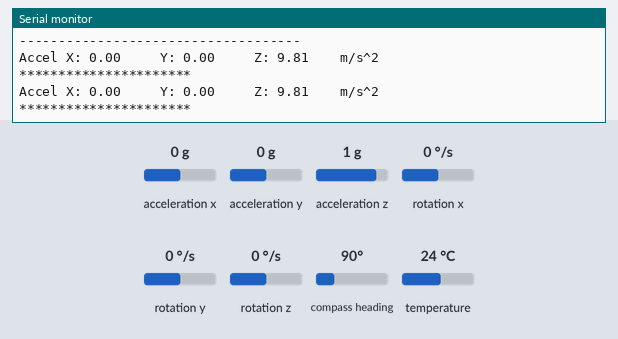
Bench run of a sketch on a simulated Arduino Uno, built for the host (arithmetic inside an expression is 32-bit, double 64-bit). Shown: the last lines printed to the serial monitor. The inputs (shaded band) are chosen by the test bench; at power-on: acceleration x 0 g, acceleration y 0 g, acceleration z 1 g, rotation x 0 °/s, rotation y 0 °/s, rotation z 0 °/s, compass heading 90°, temperature 24 °C.

Above: at 2.5 s.
2.6 s: acceleration x set to -1.4 g
At 3.9 s:
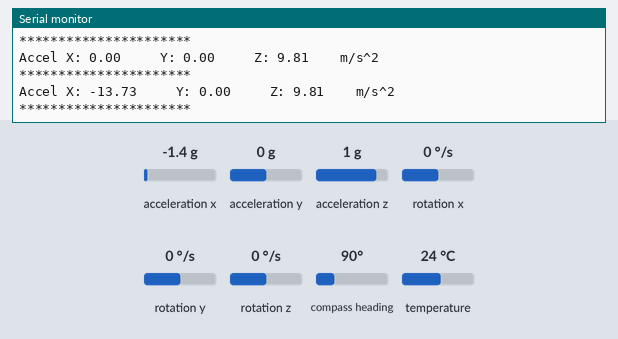
4.1 s: acceleration y set to -1.4 g
At 5.1 s:
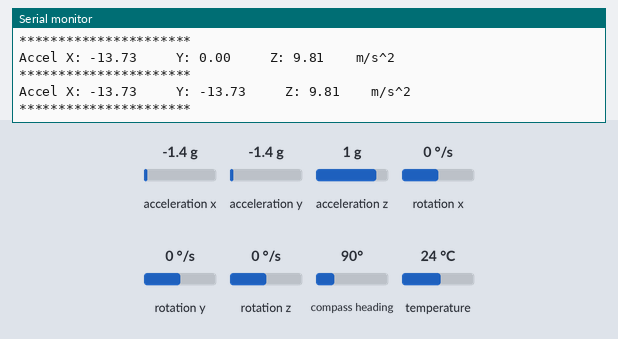
5.6 s: acceleration z set to -1.4 g
At 7.2 s:
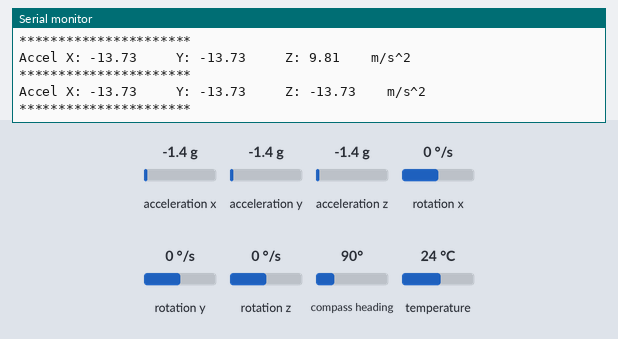
Timing chart, 0 to 8.7 s (numbered marks = the images above; inputs shaded):
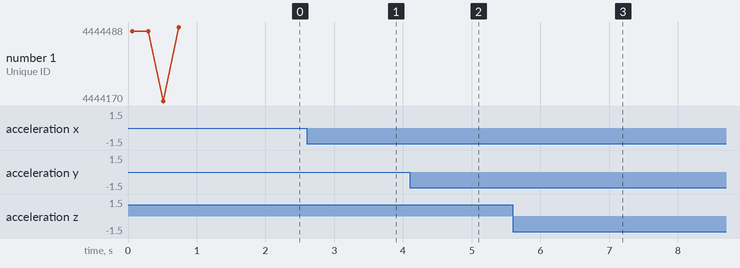

The sketch:

sensorapi.ino
```cpp
#include <SPI.h>
#include <Wire.h>
#include <Adafruit_Sensor.h>
#include <Adafruit_LSM9DS0.h>

/* This driver uses the Adafruit unified sensor library (Adafruit_Sensor),
   which provides a common 'type' for sensor data and some helper functions.

   To use this driver you will also need to download the Adafruit_Sensor
   library and include it in your libraries folder.

   You should also assign a unique ID to this sensor for use with
   the Adafruit Sensor API so that you can identify this particular
   sensor in any data logs, etc.  To assign a unique ID, simply
   provide an appropriate value in the constructor below (12345
   is used by default in this example).

   Connections (For default I2C)
   ===========
   Connect SCL to analog 5
   Connect SDA to analog 4
   Connect VDD to 5V DC
   Connect GROUND to common ground

   History
   =======
   2014/JULY/25  - First version (KTOWN)
*/

/* Assign a unique base ID for this sensor */
Adafruit_LSM9DS0 lsm = Adafruit_LSM9DS0(1000);  // Use I2C, ID #1000


/* Or, use Hardware SPI:
  SCK -> SPI CLK
  SDA -> SPI MOSI
  G_SDO + XM_SDO -> tied together to SPI MISO
  then select any two pins for the two CS lines:
*/

#define LSM9DS0_XM_CS 10
#define LSM9DS0_GYRO_CS 9
//Adafruit_LSM9DS0 lsm = Adafruit_LSM9DS0(LSM9DS0_XM_CS, LSM9DS0_GYRO_CS, 1000);

/* Or, use Software SPI:
  G_SDO + XM_SDO -> tied together to the MISO pin!
  then select any pins for the SPI lines, and the two CS pins above
*/

#define LSM9DS0_SCLK 13
#define LSM9DS0_MISO 12
#define LSM9DS0_MOSI 11

//Adafruit_LSM9DS0 lsm = Adafruit_LSM9DS0(LSM9DS0_SCLK, LSM9DS0_MISO, LSM9DS0_MOSI, LSM9DS0_XM_CS, LSM9DS0_GYRO_CS, 1000);


/**************************************************************************/
/*
    Displays some basic information on this sensor from the unified
    sensor API sensor_t type (see Adafruit_Sensor for more information)
*/
/**************************************************************************/
void displaySensorDetails(void)
{
  sensor_t accel, mag, gyro, temp;

  lsm.getSensor(&accel, &mag, &gyro, &temp);

  Serial.println(F("------------------------------------"));
  Serial.print  (F("Sensor:       ")); Serial.println(accel.name);
  Serial.print  (F("Driver Ver:   ")); Serial.println(accel.version);
  Serial.print  (F("Unique ID:    ")); Serial.println(accel.sensor_id);
  Serial.print  (F("Max Value:    ")); Serial.print(accel.max_value); Serial.println(F(" m/s^2"));
  Serial.print  (F("Min Value:    ")); Serial.print(accel.min_value); Serial.println(F(" m/s^2"));
  Serial.print  (F("Resolution:   ")); Serial.print(accel.resolution); Serial.println(F(" m/s^2"));
  Serial.println(F("------------------------------------"));
  Serial.println(F(""));

  Serial.println(F("------------------------------------"));
  Serial.print  (F("Sensor:       ")); Serial.println(mag.name);
  Serial.print  (F("Driver Ver:   ")); Serial.println(mag.version);
  Serial.print  (F("Unique ID:    ")); Serial.println(mag.sensor_id);
  Serial.print  (F("Max Value:    ")); Serial.print(mag.max_value); Serial.println(F(" uT"));
  Serial.print  (F("Min Value:    ")); Serial.print(mag.min_value); Serial.println(F(" uT"));
  Serial.print  (F("Resolution:   ")); Serial.print(mag.resolution); Serial.println(F(" uT"));
  Serial.println(F("------------------------------------"));
  Serial.println(F(""));

  Serial.println(F("------------------------------------"));
  Serial.print  (F("Sensor:       ")); Serial.println(gyro.name);
  Serial.print  (F("Driver Ver:   ")); Serial.println(gyro.version);
  Serial.print  (F("Unique ID:    ")); Serial.println(gyro.sensor_id);
  Serial.print  (F("Max Value:    ")); Serial.print(gyro.max_value); Serial.println(F(" rad/s"));
  Serial.print  (F("Min Value:    ")); Serial.print(gyro.min_value); Serial.println(F(" rad/s"));
  Serial.print  (F("Resolution:   ")); Serial.print(gyro.resolution); Serial.println(F(" rad/s"));
  Serial.println(F("------------------------------------"));
  Serial.println(F(""));

  Serial.println(F("------------------------------------"));
  Serial.print  (F("Sensor:       ")); Serial.println(temp.name);
  Serial.print  (F("Driver Ver:   ")); Serial.println(temp.version);
  Serial.print  (F("Unique ID:    ")); Serial.println(temp.sensor_id);
  Serial.print  (F("Max Value:    ")); Serial.print(temp.max_value); Serial.println(F(" C"));
  Serial.print  (F("Min Value:    ")); Serial.print(temp.min_value); Serial.println(F(" C"));
  Serial.print  (F("Resolution:   ")); Serial.print(temp.resolution); Serial.println(F(" C"));
  Serial.println(F("------------------------------------"));
  Serial.println(F(""));

  delay(500);
}

/**************************************************************************/
/*
    Configures the gain and integration time for the TSL2561
*/
/**************************************************************************/
void configureSensor(void)
{
  // 1.) Set the accelerometer range
  lsm.setupAccel(lsm.LSM9DS0_ACCELRANGE_2G);
  //lsm.setupAccel(lsm.LSM9DS0_ACCELRANGE_4G);
  //lsm.setupAccel(lsm.LSM9DS0_ACCELRANGE_6G);
  //lsm.setupAccel(lsm.LSM9DS0_ACCELRANGE_8G);
  //lsm.setupAccel(lsm.LSM9DS0_ACCELRANGE_16G);

  // 2.) Set the magnetometer sensitivity
  lsm.setupMag(lsm.LSM9DS0_MAGGAIN_2GAUSS);
  //lsm.setupMag(lsm.LSM9DS0_MAGGAIN_4GAUSS);
  //lsm.setupMag(lsm.LSM9DS0_MAGGAIN_8GAUSS);
  //lsm.setupMag(lsm.LSM9DS0_MAGGAIN_12GAUSS);

  // 3.) Setup the gyroscope
  lsm.setupGyro(lsm.LSM9DS0_GYROSCALE_245DPS);
  //lsm.setupGyro(lsm.LSM9DS0_GYROSCALE_500DPS);
  //lsm.setupGyro(lsm.LSM9DS0_GYROSCALE_2000DPS);
}

/**************************************************************************/
/*
    Arduino setup function (automatically called at startup)
*/
/**************************************************************************/
void setup(void)
{
  while (!Serial);  // wait for flora/leonardo

  Serial.begin(9600);
  Serial.println(F("LSM9DS0 9DOF Sensor Test")); Serial.println("");

  /* Initialise the sensor */
  if(!lsm.begin())
  {
    /* There was a problem detecting the LSM9DS0 ... check your connections */
    Serial.print(F("Ooops, no LSM9DS0 detected ... Check your wiring or I2C ADDR!"));
    while(1);
  }
  Serial.println(F("Found LSM9DS0 9DOF"));

  /* Display some basic information on this sensor */
  displaySensorDetails();

  /* Setup the sensor gain and integration time */
  configureSensor();

  /* We're ready to go! */
  Serial.println("");
}

/**************************************************************************/
/*
    Arduino loop function, called once 'setup' is complete (your own code
    should go here)
*/
/**************************************************************************/
void loop(void)
{
  /* Get a new sensor event */
  sensors_event_t accel, mag, gyro, temp;

  lsm.getEvent(&accel, &mag, &gyro, &temp);

  // print out accelleration data
  Serial.print("Accel X: "); Serial.print(accel.acceleration.x); Serial.print(" ");
  Serial.print("  \tY: "); Serial.print(accel.acceleration.y);       Serial.print(" ");
  Serial.print("  \tZ: "); Serial.print(accel.acceleration.z);     Serial.println("  \tm/s^2");


  Serial.println("**********************\n");

  delay(1000);
}
```

Measured:
- after the input at 2.6 s, the serial monitor: prints a new line after 0.78 s (image 1)
- after the input at 4.1 s, the serial monitor: prints a new line after 0.29 s (image 2)
- after the input at 5.6 s, the serial monitor: prints a new line after 0.82 s (image 3)
